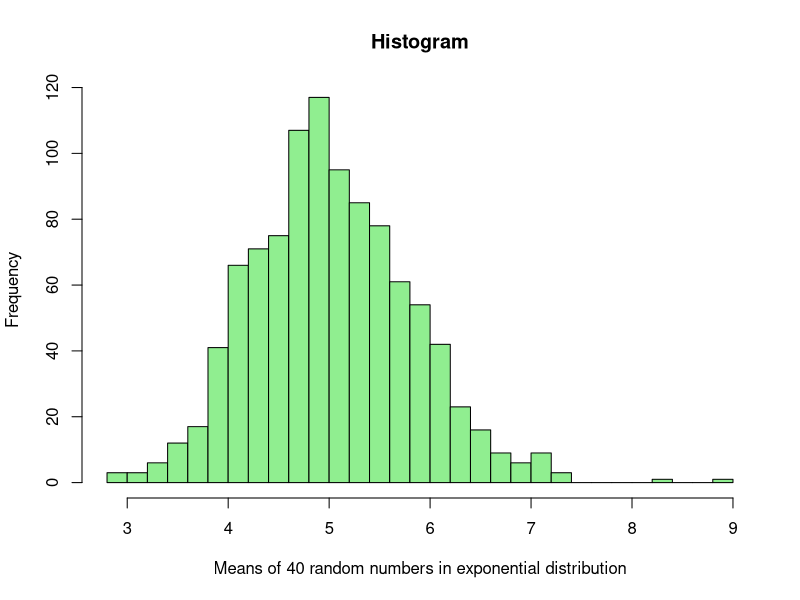
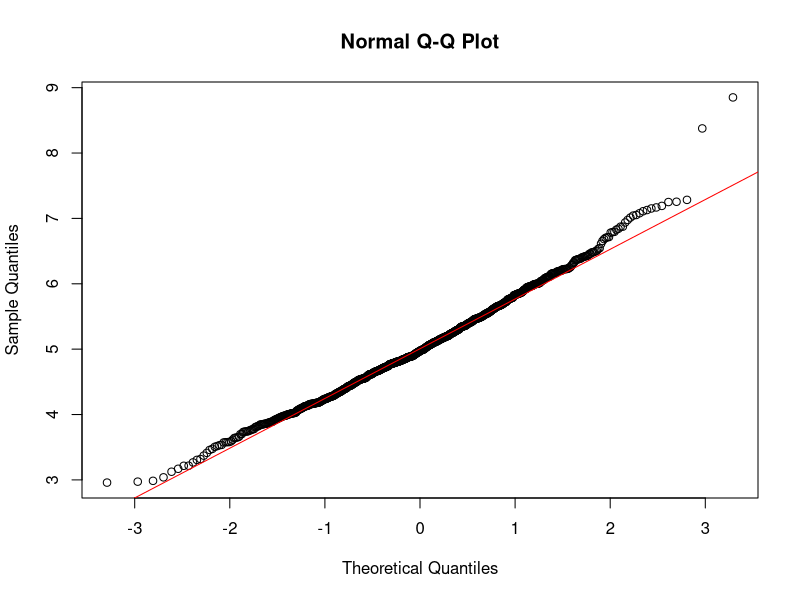

R code for these plots, in order:
## ---- chunk 1
set.seed(2000)
lambda = 0.2; n=40
## ---- chunk 2
a<-  mean(rexp(n, lambda))
  for (i in 1:1000){
  a <- append(a, mean(rexp(n, lambda)))
  }

# histogram
hist(a, main="Histogram", xlab= "Means of 40 random numbers in exponential distribution", breaks=40, col="lightgreen")
## ---- chunk 3
cat("Theoretical Center(Mean)=",1/lambda,"Actual Center(Mean)=",mean(a),"\n")
## ---- chunk 4
cat("Theoretical Variance = ",((1/lambda)^2)/n,"Actual Variance = ",var(a),"\n")
## ---- chunk 5
#print(shapiro.test(a))
qqnorm(a)
qqline(a,col="red")
## ---- chunk 6
interval <- 1/lambda + c(-1,1)*1.96*(1/lambda)/sqrt(n)
quant <- sum(interval[1]<= a & a <= interval[2])
library('scales')
percent(quant / 1001)
